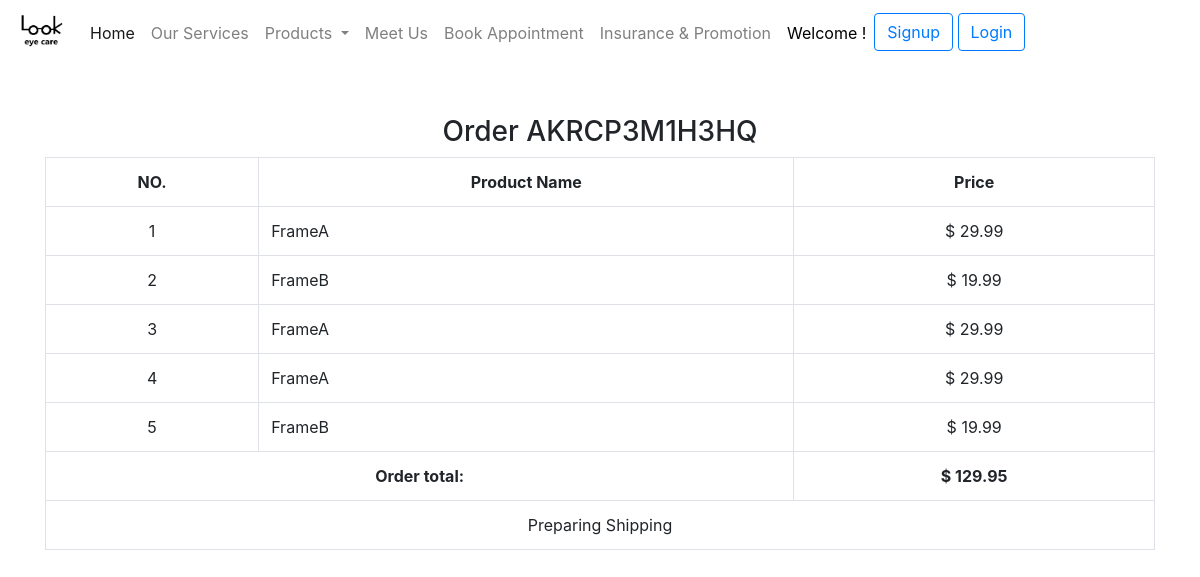
The page /orders/akrcp3m1h3hq/ on the database its author committed.
### controller/models.py (models this page shows, shortened)
class Order(models.Model):
    user = models.ForeignKey(settings.AUTH_USER_MODEL, related_name='order', on_delete=models.CASCADE)
    is_shipped = models.BooleanField(default=False)
    ref_code = models.CharField(max_length=22, unique=True)
    create_time = models.DateTimeField(auto_now_add=True)
    items = models.ManyToManyField(OrderItem)
    slug = AutoSlugField(populate_from='ref_code', always_update=True)
    def get_total(self):
        return self.items.all().aggregate(order_total=Sum('product__price'))['order_total']

class OrderItem(models.Model):
    product = models.ForeignKey(Product, related_name='order_item', on_delete=models.CASCADE)
    slug = AutoSlugField(populate_from='product', unique_with='product')

### product/models.py (models this page shows, shortened)
class Product(models.Model):
    name = models.CharField(max_length=100)
    category = models.CharField(max_length=50, default='Frame', blank=True)
    description = models.TextField(default='', blank=True)
    price = models.DecimalField(max_digits=8, decimal_places=2, blank=True)
    inventory = models.IntegerField(default=0, blank=True)
    image = models.ImageField(default=0, blank=True, null=True)
    slug = AutoSlugField(populate_from='name')
    objects = ProductManager()

### controller/views.py (the view)
# urls.py: path('orders/<slug>/', OrderDetailView.as_view(), name='order_detail'),
class OrderDetailView(DetailView):
    model = Order
    context_object_name = 'order'
    template_name = 'order_detail.html'

### templates/order_detail.html (shortened to what this page needs)
{% extends "base.html" %}
{% load humanize %}
{% block content %}
  <h3 class="text-center">Order {{ order.ref_code }}</h3>
  <table class="table table-hover table-bordered text-center">
    <tr class="text-center">
      <th>NO.</th>
      <th>Product Name</th>
      <th>Price</th>
    </tr>
    {% for item in order.items.all %}
      <tr>
        <td>{{ forloop.counter }}</td>
        <td class="text-left">{{ item.product.name }}</td>
        <td>$ {{ item.product.price|intcomma }}</td>
      </tr>
    {% endfor %}
    {% if order.get_total %}
      <tr>
        <td colspan="2">
          <strong class="pull-right">Order total: </strong>
        </td>
        <td colspan="1">
          <strong>$ {{ order.get_total|intcomma|floatformat:-2 }}</strong>
        </td>
      </tr>
    {% endif %}
    {% if order.is_shipped %}
      <tr>
        <td colspan="1" class="pull-right">Tracking: ></td>
        <td colspan="3">tracking number with link here</td>
      </tr>
    {% else %}
      <tr>
        <td colspan="4">Preparing Shipping</td>
      </tr>
    {% endif %}
  </table>
{% endblock %}

### rows shown on the page
Order: ref_code "AKRCP3M1H3HQ", get_total "129.95"
OrderItem: product.name "FrameA", product.price "29.99"
OrderItem: product.name "FrameB", product.price "19.99"
OrderItem: product.name "FrameA", product.price "29.99"
OrderItem: product.name "FrameA", product.price "29.99"
OrderItem: product.name "FrameB", product.price "19.99"
